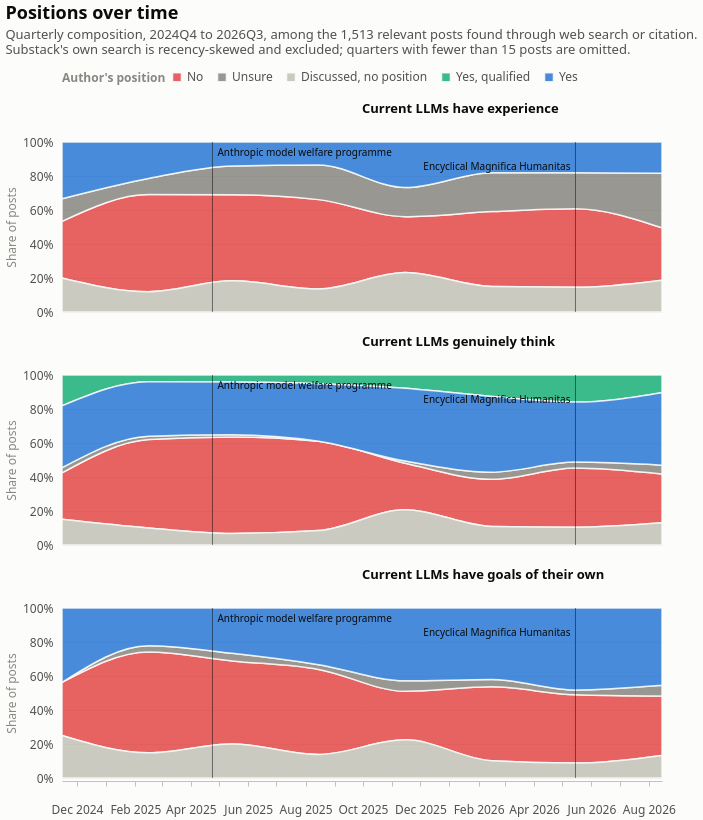

The Vega-Lite source for this figure:
### Vega-Lite specification from a JSON file in a GitHub repository (floating-point values rounded to 4 significant figures)
{"$schema": "https://vega.github.io/schema/vega-lite/v6.4.1.json", "config": {"axis": {"domainColor": "#c3c2b7", "gridColor": "#e1e0d9", "gridWidth": 1, "labelColor": "#52514e", "labelFont": "system-ui, -apple-system, 'Segoe UI', sans-serif", "labelFontSize": 12, "labelPadding": 6, "tickColor": "#c3c2b7", "titleColor": "#898781", "titleFont": "system-ui, -apple-system, 'Segoe UI', sans-serif", "titleFontSize": 12, "titleFontWeight": 400}, "axisX": {"grid": false}, "axisY": {"domain": false, "ticks": false}, "background": "#fcfcfb", "bar": {"cornerRadiusEnd": 4}, "font": "system-ui, -apple-system, 'Segoe UI', sans-serif", "header": {"labelColor": "#0b0b0b", "labelFont": "system-ui, -apple-system, 'Segoe UI', sans-serif", "labelFontSize": 13, "labelFontWeight": 600, "titleColor": "#898781", "titleFont": "system-ui, -apple-system, 'Segoe UI', sans-serif"}, "legend": {"direction": "horizontal", "labelColor": "#52514e", "labelFont": "system-ui, -apple-system, 'Segoe UI', sans-serif", "labelFontSize": 12, "orient": "top", "symbolSize": 80, "symbolType": "square", "titleColor": "#898781", "titleFont": "system-ui, -apple-system, 'Segoe UI', sans-serif", "titleFontSize": 12, "titleOrient": "left"}, "line": {"strokeCap": "round", "strokeJoin": "round", "strokeWidth": 2}, "point": {"filled": true, "size": 64}, "range": {"category": ["#2a78d6", "#eb6834", "#1baf7a", "#eda100", "#e87ba4", "#008300", "#4a3aa7", "#e34948"]}, "text": {"color": "#52514e", "font": "system-ui, -apple-system, 'Segoe UI', sans-serif", "fontSize": 12}, "title": {"anchor": "start", "color": "#0b0b0b", "font": "system-ui, -apple-system, 'Segoe UI', sans-serif", "fontSize": 18, "fontWeight": 600, "offset": 14, "subtitleColor": "#52514e", "subtitleFontSize": 13, "subtitlePadding": 6}, "view": {"stroke": null}}, "data": {"name": "data-d5c0fde511dbc8ba32c77495c8f7fc75"}, "datasets": {"data-8221cd019476a0873cdcc29d5f7c0cc5": [{"date": "2025-04-24T00:00:00", "late": false, "note": "Anthropic announces a research programme on model welfare", "short": "Anthropic model welfare programme", "ty": 6}, {"date": "2026-05-15T00:00:00", "late": true, "note": "Pope Leo XIV's encyclical on AI and human dignity", "short": "Encyclical Magnifica Humanitas", "ty": 20}], "data-ba4c03f63b20dca866289f2054f6798c": [{"date": "2026-05-15T00:00:00", "late": true, "note": "Pope Leo XIV's encyclical on AI and human dignity", "short": "Encyclical Magnifica Humanitas", "ty": 20}], "data-d5c0fde511dbc8ba32c77495c8f7fc75": [{"axis": "Current LLMs have experience", "count": 5, "date": "2024-11-15T00:00:00", "n": 15, "option": "no", "quarter": "2024Q4", "share": 0.3333}, {"axis": "Current LLMs have experience", "count": 2, "date": "2024-11-15T00:00:00", "n": 15, "option": "unsure", "quarter": "2024Q4", "share": 0.1333}, {"axis": "Current LLMs have experience", "count": 3, "date": "2024-11-15T00:00:00", "n": 15, "option": "discussed", "quarter": "2024Q4", "share": 0.2}, {"axis": "Current LLMs have experience", "count": 0, "date": "2024-11-15T00:00:00", "n": 15, "option": "yes_qualified", "quarter": "2024Q4", "share": 0.0}, {"axis": "Current LLMs have experience", "count": 5, "date": "2024-11-15T00:00:00", "n": 15, "option": "yes", "quarter": "2024Q4", "share": 0.3333}, {"axis": "Current LLMs genuinely think", "count": 9, "date": "2024-11-15T00:00:00", "n": 33, "option": "no", "quarter": "2024Q4", "share": 0.2727}, {"axis": "Current LLMs genuinely think", "count": 1, "date": "2024-11-15T00:00:00", "n": 33, "option": "unsure", "quarter": "2024Q4", "share": 0.0303}, {"axis": "Current LLMs genuinely think", "count": 5, "date": "2024-11-15T00:00:00", "n": 33, "option": "discussed", "quarter": "2024Q4", "share": 0.1515}, {"axis": "Current LLMs genuinely think", "count": 6, "date": "2024-11-15T00:00:00", "n": 33, "option": "yes_qualified", "quarter": "2024Q4", "share": 0.1818}, {"axis": "Current LLMs genuinely think", "count": 12, "date": "2024-11-15T00:00:00", "n": 33, "option": "yes", "quarter": "2024Q4", "share": 0.3636}, {"axis": "Current LLMs have goals of their own", "count": 5, "date": "2024-11-15T00:00:00", "n": 16, "option": "no", "quarter": "2024Q4", "share": 0.3125}, {"axis": "Current LLMs have goals of their own", "count": 0, "date": "2024-11-15T00:00:00", "n": 16, "option": "unsure", "quarter": "2024Q4", "share": 0.0}, {"axis": "Current LLMs have goals of their own", "count": 4, "date": "2024-11-15T00:00:00", "n": 16, "option": "discussed", "quarter": "2024Q4", "share": 0.25}, {"axis": "Current LLMs have goals of their own", "count": 0, "date": "2024-11-15T00:00:00", "n": 16, "option": "yes_qualified", "quarter": "2024Q4", "share": 0.0}, {"axis": "Current LLMs have goals of their own", "count": 7, "date": "2024-11-15T00:00:00", "n": 16, "option": "yes", "quarter": "2024Q4", "share": 0.4375}, {"axis": "Current LLMs have experience", "count": 24, "date": "2025-02-15T00:00:00", "n": 42, "option": "no", "quarter": "2025Q1", "share": 0.5714}, {"axis": "Current LLMs have experience", "count": 4, "date": "2025-02-15T00:00:00", "n": 42, "option": "unsure", "quarter": "2025Q1", "share": 0.09524}, {"axis": "Current LLMs have experience", "count": 5, "date": "2025-02-15T00:00:00", "n": 42, "option": "discussed", "quarter": "2025Q1", "share": 0.119}, {"axis": "Current LLMs have experience", "count": 0, "date": "2025-02-15T00:00:00", "n": 42, "option": "yes_qualified", "quarter": "2025Q1", "share": 0.0}, {"axis": "Current LLMs have experience", "count": 9, "date": "2025-02-15T00:00:00", "n": 42, "option": "yes", "quarter": "2025Q1", "share": 0.2143}, {"axis": "Current LLMs genuinely think", "count": 26, "date": "2025-02-15T00:00:00", "n": 50, "option": "no", "quarter": "2025Q1", "share": 0.52}, {"axis": "Current LLMs genuinely think", "count": 1, "date": "2025-02-15T00:00:00", "n": 50, "option": "unsure", "quarter": "2025Q1", "share": 0.02}, {"axis": "Current LLMs genuinely think", "count": 5, "date": "2025-02-15T00:00:00", "n": 50, "option": "discussed", "quarter": "2025Q1", "share": 0.1}, {"axis": "Current LLMs genuinely think", "count": 2, "date": "2025-02-15T00:00:00", "n": 50, "option": "yes_qualified", "quarter": "2025Q1", "share": 0.04}, {"axis": "Current LLMs genuinely think", "count": 16, "date": "2025-02-15T00:00:00", "n": 50, "option": "yes", "quarter": "2025Q1", "share": 0.32}, {"axis": "Current LLMs have goals of their own", "count": 16, "date": "2025-02-15T00:00:00", "n": 27, "option": "no", "quarter": "2025Q1", "share": 0.5926}, {"axis": "Current LLMs have goals of their own", "count": 1, "date": "2025-02-15T00:00:00", "n": 27, "option": "unsure", "quarter": "2025Q1", "share": 0.03704}, {"axis": "Current LLMs have goals of their own", "count": 4, "date": "2025-02-15T00:00:00", "n": 27, "option": "discussed", "quarter": "2025Q1", "share": 0.1481}, {"axis": "Current LLMs have goals of their own", "count": 0, "date": "2025-02-15T00:00:00", "n": 27, "option": "yes_qualified", "quarter": "2025Q1", "share": 0.0}, {"axis": "Current LLMs have goals of their own", "count": 6, "date": "2025-02-15T00:00:00", "n": 27, "option": "yes", "quarter": "2025Q1", "share": 0.2222}, {"axis": "Current LLMs have experience", "count": 36, "date": "2025-05-15T00:00:00", "n": 71, "option": "no", "quarter": "2025Q2", "share": 0.507}, {"axis": "Current LLMs have experience", "count": 12, "date": "2025-05-15T00:00:00", "n": 71, "option": "unsure", "quarter": "2025Q2", "share": 0.169}, {"axis": "Current LLMs have experience", "count": 13, "date": "2025-05-15T00:00:00", "n": 71, "option": "discussed", "quarter": "2025Q2", "share": 0.1831}, {"axis": "Current LLMs have experience", "count": 0, "date": "2025-05-15T00:00:00", "n": 71, "option": "yes_qualified", "quarter": "2025Q2", "share": 0.0}, {"axis": "Current LLMs have experience", "count": 10, "date": "2025-05-15T00:00:00", "n": 71, "option": "yes", "quarter": "2025Q2", "share": 0.1408}, {"axis": "Current LLMs genuinely think", "count": 42, "date": "2025-05-15T00:00:00", "n": 74, "option": "no", "quarter": "2025Q2", "share": 0.5676}, {"axis": "Current LLMs genuinely think", "count": 1, "date": "2025-05-15T00:00:00", "n": 74, "option": "unsure", "quarter": "2025Q2", "share": 0.01351}, {"axis": "Current LLMs genuinely think", "count": 5, "date": "2025-05-15T00:00:00", "n": 74, "option": "discussed", "quarter": "2025Q2", "share": 0.06757}, {"axis": "Current LLMs genuinely think", "count": 3, "date": "2025-05-15T00:00:00", "n": 74, "option": "yes_qualified", "quarter": "2025Q2", "share": 0.04054}, {"axis": "Current LLMs genuinely think", "count": 23, "date": "2025-05-15T00:00:00", "n": 74, "option": "yes", "quarter": "2025Q2", "share": 0.3108}, {"axis": "Current LLMs have goals of their own", "count": 22, "date": "2025-05-15T00:00:00", "n": 45, "option": "no", "quarter": "2025Q2", "share": 0.4889}, {"axis": "Current LLMs have goals of their own", "count": 2, "date": "2025-05-15T00:00:00", "n": 45, "option": "unsure", "quarter": "2025Q2", "share": 0.04444}, {"axis": "Current LLMs have goals of their own", "count": 9, "date": "2025-05-15T00:00:00", "n": 45, "option": "discussed", "quarter": "2025Q2", "share": 0.2}, {"axis": "Current LLMs have goals of their own", "count": 0, "date": "2025-05-15T00:00:00", "n": 45, "option": "yes_qualified", "quarter": "2025Q2", "share": 0.0}, {"axis": "Current LLMs have goals of their own", "count": 12, "date": "2025-05-15T00:00:00", "n": 45, "option": "yes", "quarter": "2025Q2", "share": 0.2667}, {"axis": "Current LLMs have experience", "count": 31, "date": "2025-08-15T00:00:00", "n": 59, "option": "no", "quarter": "2025Q3", "share": 0.5254}, {"axis": "Current LLMs have experience", "count": 12, "date": "2025-08-15T00:00:00", "n": 59, "option": "unsure", "quarter": "2025Q3", "share": 0.2034}, {"axis": "Current LLMs have experience", "count": 8, "date": "2025-08-15T00:00:00", "n": 59, "option": "discussed", "quarter": "2025Q3", "share": 0.1356}, {"axis": "Current LLMs have experience", "count": 0, "date": "2025-08-15T00:00:00", "n": 59, "option": "yes_qualified", "quarter": "2025Q3", "share": 0.0}, {"axis": "Current LLMs have experience", "count": 8, "date": "2025-08-15T00:00:00", "n": 59, "option": "yes", "quarter": "2025Q3", "share": 0.1356}, {"axis": "Current LLMs genuinely think", "count": 31, "date": "2025-08-15T00:00:00", "n": 59, "option": "no", "quarter": "2025Q3", "share": 0.5254}, {"axis": "Current LLMs genuinely think", "count": 0, "date": "2025-08-15T00:00:00", "n": 59, "option": "unsure", "quarter": "2025Q3", "share": 0.0}, {"axis": "Current LLMs genuinely think", "count": 5, "date": "2025-08-15T00:00:00", "n": 59, "option": "discussed", "quarter": "2025Q3", "share": 0.08475}, {"axis": "Current LLMs genuinely think", "count": 3, "date": "2025-08-15T00:00:00", "n": 59, "option": "yes_qualified", "quarter": "2025Q3", "share": 0.05085}, {"axis": "Current LLMs genuinely think", "count": 20, "date": "2025-08-15T00:00:00", "n": 59, "option": "yes", "quarter": "2025Q3", "share": 0.339}, {"axis": "Current LLMs have goals of their own", "count": 18, "date": "2025-08-15T00:00:00", "n": 36, "option": "no", "quarter": "2025Q3", "share": 0.5}, {"axis": "Current LLMs have goals of their own", "count": 1, "date": "2025-08-15T00:00:00", "n": 36, "option": "unsure", "quarter": "2025Q3", "share": 0.02778}, {"axis": "Current LLMs have goals of their own", "count": 5, "date": "2025-08-15T00:00:00", "n": 36, "option": "discussed", "quarter": "2025Q3", "share": 0.1389}, {"axis": "Current LLMs have goals of their own", "count": 0, "date": "2025-08-15T00:00:00", "n": 36, "option": "yes_qualified", "quarter": "2025Q3", "share": 0.0}, {"axis": "Current LLMs have goals of their own", "count": 12, "date": "2025-08-15T00:00:00", "n": 36, "option": "yes", "quarter": "2025Q3", "share": 0.3333}, {"axis": "Current LLMs have experience", "count": 27, "date": "2025-11-15T00:00:00", "n": 82, "option": "no", "quarter": "2025Q4", "share": 0.3293}, {"axis": "Current LLMs have experience", "count": 14, "date": "2025-11-15T00:00:00", "n": 82, "option": "unsure", "quarter": "2025Q4", "share": 0.1707}, {"axis": "Current LLMs have experience", "count": 19, "date": "2025-11-15T00:00:00", "n": 82, "option": "discussed", "quarter": "2025Q4", "share": 0.2317}, {"axis": "Current LLMs have experience", "count": 0, "date": "2025-11-15T00:00:00", "n": 82, "option": "yes_qualified", "quarter": "2025Q4", "share": 0.0}, {"axis": "Current LLMs have experience", "count": 22, "date": "2025-11-15T00:00:00", "n": 82, "option": "yes", "quarter": "2025Q4", "share": 0.2683}, {"axis": "Current LLMs genuinely think", "count": 21, "date": "2025-11-15T00:00:00", "n": 77, "option": "no", "quarter": "2025Q4", "share": 0.2727}, {"axis": "Current LLMs genuinely think", "count": 1, "date": "2025-11-15T00:00:00", "n": 77, "option": "unsure", "quarter": "2025Q4", "share": 0.01299}, {"axis": "Current LLMs genuinely think", "count": 16, "date": "2025-11-15T00:00:00", "n": 77, "option": "discussed", "quarter": "2025Q4", "share": 0.2078}, {"axis": "Current LLMs genuinely think", "count": 6, "date": "2025-11-15T00:00:00", "n": 77, "option": "yes_qualified", "quarter": "2025Q4", "share": 0.07792}, {"axis": "Current LLMs genuinely think", "count": 33, "date": "2025-11-15T00:00:00", "n": 77, "option": "yes", "quarter": "2025Q4", "share": 0.4286}, {"axis": "Current LLMs have goals of their own", "count": 14, "date": "2025-11-15T00:00:00", "n": 49, "option": "no", "quarter": "2025Q4", "share": 0.2857}, {"axis": "Current LLMs have goals of their own", "count": 3, "date": "2025-11-15T00:00:00", "n": 49, "option": "unsure", "quarter": "2025Q4", "share": 0.06122}, {"axis": "Current LLMs have goals of their own", "count": 11, "date": "2025-11-15T00:00:00", "n": 49, "option": "discussed", "quarter": "2025Q4", "share": 0.2245}, {"axis": "Current LLMs have goals of their own", "count": 0, "date": "2025-11-15T00:00:00", "n": 49, "option": "yes_qualified", "quarter": "2025Q4", "share": 0.0}, {"axis": "Current LLMs have goals of their own", "count": 21, "date": "2025-11-15T00:00:00", "n": 49, "option": "yes", "quarter": "2025Q4", "share": 0.4286}, {"axis": "Current LLMs have experience", "count": 56, "date": "2026-02-15T00:00:00", "n": 127, "option": "no", "quarter": "2026Q1", "share": 0.4409}, {"axis": "Current LLMs have experience", "count": 29, "date": "2026-02-15T00:00:00", "n": 127, "option": "unsure", "quarter": "2026Q1", "share": 0.2283}, {"axis": "Current LLMs have experience", "count": 19, "date": "2026-02-15T00:00:00", "n": 127, "option": "discussed", "quarter": "2026Q1", "share": 0.1496}, {"axis": "Current LLMs have experience", "count": 0, "date": "2026-02-15T00:00:00", "n": 127, "option": "yes_qualified", "quarter": "2026Q1", "share": 0.0}, {"axis": "Current LLMs have experience", "count": 23, "date": "2026-02-15T00:00:00", "n": 127, "option": "yes", "quarter": "2026Q1", "share": 0.1811}, {"axis": "Current LLMs genuinely think", "count": 33, "date": "2026-02-15T00:00:00", "n": 119, "option": "no", "quarter": "2026Q1", "share": 0.2773}, {"axis": "Current LLMs genuinely think", "count": 5, "date": "2026-02-15T00:00:00", "n": 119, "option": "unsure", "quarter": "2026Q1", "share": 0.04202}, {"axis": "Current LLMs genuinely think", "count": 13, "date": "2026-02-15T00:00:00", "n": 119, "option": "discussed", "quarter": "2026Q1", "share": 0.1092}, {"axis": "Current LLMs genuinely think", "count": 15, "date": "2026-02-15T00:00:00", "n": 119, "option": "yes_qualified", "quarter": "2026Q1", "share": 0.1261}, {"axis": "Current LLMs genuinely think", "count": 53, "date": "2026-02-15T00:00:00", "n": 119, "option": "yes", "quarter": "2026Q1", "share": 0.4454}, {"axis": "Current LLMs have goals of their own", "count": 30, "date": "2026-02-15T00:00:00", "n": 69, "option": "no", "quarter": "2026Q1", "share": 0.4348}, {"axis": "Current LLMs have goals of their own", "count": 3, "date": "2026-02-15T00:00:00", "n": 69, "option": "unsure", "quarter": "2026Q1", "share": 0.04348}, {"axis": "Current LLMs have goals of their own", "count": 7, "date": "2026-02-15T00:00:00", "n": 69, "option": "discussed", "quarter": "2026Q1", "share": 0.1014}, {"axis": "Current LLMs have goals of their own", "count": 0, "date": "2026-02-15T00:00:00", "n": 69, "option": "yes_qualified", "quarter": "2026Q1", "share": 0.0}, {"axis": "Current LLMs have goals of their own", "count": 29, "date": "2026-02-15T00:00:00", "n": 69, "option": "yes", "quarter": "2026Q1", "share": 0.4203}, {"axis": "Current LLMs have experience", "count": 118, "date": "2026-05-15T00:00:00", "n": 255, "option": "no", "quarter": "2026Q2", "share": 0.4627}, {"axis": "Current LLMs have experience", "count": 54, "date": "2026-05-15T00:00:00", "n": 255, "option": "unsure", "quarter": "2026Q2", "share": 0.2118}, {"axis": "Current LLMs have experience", "count": 37, "date": "2026-05-15T00:00:00", "n": 255, "option": "discussed", "quarter": "2026Q2", "share": 0.1451}, {"axis": "Current LLMs have experience", "count": 0, "date": "2026-05-15T00:00:00", "n": 255, "option": "yes_qualified", "quarter": "2026Q2", "share": 0.0}, {"axis": "Current LLMs have experience", "count": 46, "date": "2026-05-15T00:00:00", "n": 255, "option": "yes", "quarter": "2026Q2", "share": 0.1804}, {"axis": "Current LLMs genuinely think", "count": 70, "date": "2026-05-15T00:00:00", "n": 201, "option": "no", "quarter": "2026Q2", "share": 0.3483}, {"axis": "Current LLMs genuinely think", "count": 7, "date": "2026-05-15T00:00:00", "n": 201, "option": "unsure", "quarter": "2026Q2", "share": 0.03483}, {"axis": "Current LLMs genuinely think", "count": 21, "date": "2026-05-15T00:00:00", "n": 201, "option": "discussed", "quarter": "2026Q2", "share": 0.1045}, {"axis": "Current LLMs genuinely think", "count": 32, "date": "2026-05-15T00:00:00", "n": 201, "option": "yes_qualified", "quarter": "2026Q2", "share": 0.1592}, {"axis": "Current LLMs genuinely think", "count": 71, "date": "2026-05-15T00:00:00", "n": 201, "option": "yes", "quarter": "2026Q2", "share": 0.3532}, {"axis": "Current LLMs have goals of their own", "count": 55, "date": "2026-05-15T00:00:00", "n": 137, "option": "no", "quarter": "2026Q2", "share": 0.4015}, {"axis": "Current LLMs have goals of their own", "count": 4, "date": "2026-05-15T00:00:00", "n": 137, "option": "unsure", "quarter": "2026Q2", "share": 0.0292}, {"axis": "Current LLMs have goals of their own", "count": 12, "date": "2026-05-15T00:00:00", "n": 137, "option": "discussed", "quarter": "2026Q2", "share": 0.08759}, {"axis": "Current LLMs have goals of their own", "count": 0, "date": "2026-05-15T00:00:00", "n": 137, "option": "yes_qualified", "quarter": "2026Q2", "share": 0.0}, {"axis": "Current LLMs have goals of their own", "count": 66, "date": "2026-05-15T00:00:00", "n": 137, "option": "yes", "quarter": "2026Q2", "share": 0.4818}, {"axis": "Current LLMs have experience", "count": 97, "date": "2026-08-15T00:00:00", "n": 315, "option": "no", "quarter": "2026Q3", "share": 0.3079}, {"axis": "Current LLMs have experience", "count": 101, "date": "2026-08-15T00:00:00", "n": 315, "option": "unsure", "quarter": "2026Q3", "share": 0.3206}, {"axis": "Current LLMs have experience", "count": 59, "date": "2026-08-15T00:00:00", "n": 315, "option": "discussed", "quarter": "2026Q3", "share": 0.1873}, {"axis": "Current LLMs have experience", "count": 0, "date": "2026-08-15T00:00:00", "n": 315, "option": "yes_qualified", "quarter": "2026Q3", "share": 0.0}, {"axis": "Current LLMs have experience", "count": 58, "date": "2026-08-15T00:00:00", "n": 315, "option": "yes", "quarter": "2026Q3", "share": 0.1841}, {"axis": "Current LLMs genuinely think", "count": 66, "date": "2026-08-15T00:00:00", "n": 230, "option": "no", "quarter": "2026Q3", "share": 0.287}, {"axis": "Current LLMs genuinely think", "count": 12, "date": "2026-08-15T00:00:00", "n": 230, "option": "unsure", "quarter": "2026Q3", "share": 0.05217}, {"axis": "Current LLMs genuinely think", "count": 30, "date": "2026-08-15T00:00:00", "n": 230, "option": "discussed", "quarter": "2026Q3", "share": 0.1304}, {"axis": "Current LLMs genuinely think", "count": 24, "date": "2026-08-15T00:00:00", "n": 230, "option": "yes_qualified", "quarter": "2026Q3", "share": 0.1043}, {"axis": "Current LLMs genuinely think", "count": 98, "date": "2026-08-15T00:00:00", "n": 230, "option": "yes", "quarter": "2026Q3", "share": 0.4261}, {"axis": "Current LLMs have goals of their own", "count": 76, "date": "2026-08-15T00:00:00", "n": 218, "option": "no", "quarter": "2026Q3", "share": 0.3486}, {"axis": "Current LLMs have goals of their own", "count": 14, "date": "2026-08-15T00:00:00", "n": 218, "option": "unsure", "quarter": "2026Q3", "share": 0.06422}, {"axis": "Current LLMs have goals of their own", "count": 29, "date": "2026-08-15T00:00:00", "n": 218, "option": "discussed", "quarter": "2026Q3", "share": 0.133}, {"axis": "Current LLMs have goals of their own", "count": 0, "date": "2026-08-15T00:00:00", "n": 218, "option": "yes_qualified", "quarter": "2026Q3", "share": 0.0}, {"axis": "Current LLMs have goals of their own", "count": 99, "date": "2026-08-15T00:00:00", "n": 218, "option": "yes", "quarter": "2026Q3", "share": 0.4541}], "data-f155ff9a72cb33697bbab6c4b59b4edf": [{"date": "2025-04-24T00:00:00", "late": false, "note": "Anthropic announces a research programme on model welfare", "short": "Anthropic model welfare programme", "ty": 6}]}, "facet": {"row": {"field": "axis", "header": {"labelAlign": "left", "labelAngle": 0, "labelOrient": "top"}, "sort": ["Current LLMs have experience", "Current LLMs genuinely think", "Current LLMs have goals of their own"], "title": null, "type": "nominal"}}, "spec": {"height": 170, "layer": [{"encoding": {"color": {"field": "option", "legend": {"labelExpr": "{\"no\": \"No\", \"unsure\": \"Unsure\", \"discussed\": \"Discussed, no position\", \"yes_qualified\": \"Yes, qualified\", \"yes\": \"Yes\"}[datum.label]", "title": "Author's position"}, "scale": {"domain": ["no", "unsure", "discussed", "yes_qualified", "yes"], "range": ["#e34948", "#898781", "#c3c2b7", "#1baf7a", "#2a78d6"]}, "sort": ["no", "unsure", "discussed", "yes_qualified", "yes"], "type": "nominal"}, "order": {"field": "option", "sort": "ascending", "type": "nominal"}, "tooltip": [{"field": "axis", "title": "Question", "type": "nominal"}, {"field": "quarter", "title": "Quarter", "type": "nominal"}, {"field": "option", "title": "Position", "type": "nominal"}, {"field": "count", "title": "Posts", "type": "quantitative"}, {"field": "share", "format": ".0%", "title": "Share", "type": "quantitative"}, {"field": "n", "title": "Posts addressing", "type": "quantitative"}], "x": {"axis": {"format": "%b %Y", "grid": false, "labelAngle": 0, "labelPadding": 18}, "field": "date", "title": null, "type": "temporal"}, "y": {"axis": {"format": "%", "grid": true}, "field": "share", "stack": "normalize", "title": "Share of posts", "type": "quantitative"}}, "mark": {"interpolate": "monotone", "opacity": 0.85, "stroke": "#fcfcfb", "strokeWidth": 1.5, "type": "area"}}, {"data": {"name": "data-8221cd019476a0873cdcc29d5f7c0cc5"}, "encoding": {"x": {"field": "date", "type": "temporal"}}, "mark": {"color": "#0b0b0b", "opacity": 0.5, "strokeWidth": 1, "type": "rule"}}, {"data": {"name": "data-f155ff9a72cb33697bbab6c4b59b4edf"}, "encoding": {"text": {"field": "short", "type": "nominal"}, "x": {"field": "date", "type": "temporal"}, "y": {"value": 6.0}}, "mark": {"align": "left", "baseline": "top", "color": "#0b0b0b", "dx": 5, "fontSize": 10, "type": "text"}}, {"data": {"name": "data-ba4c03f63b20dca866289f2054f6798c"}, "encoding": {"text": {"field": "short", "type": "nominal"}, "x": {"field": "date", "type": "temporal"}, "y": {"value": 20.0}}, "mark": {"align": "right", "baseline": "top", "color": "#0b0b0b", "dx": -5, "fontSize": 10, "type": "text"}}], "width": 600}, "title": {"subtitle": ["Quarterly composition, 2024Q4 to 2026Q3, among the 1,513 relevant posts found through web search or citation.", "Substack's own search is recency-skewed and excluded; quarters with fewer than 15 posts are omitted."], "text": "Positions over time"}}
